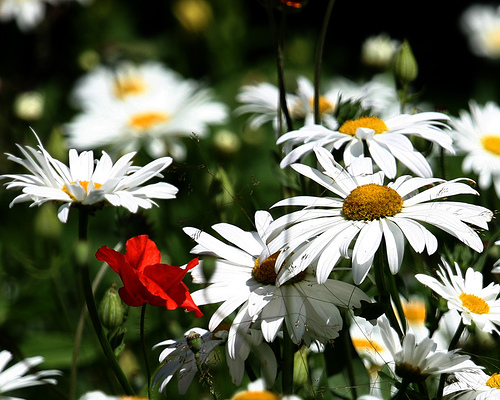
#> input picture flower_photos/daisy/102841525_bd6628ae3c.jpg, 500 x 400 px; its folder holds only this picture in this run
$ python train.py
#> lines starting #> are read from the running program, lines starting #| are printed output that depends on the picture
import os
import joblib
import numpy as np

from PIL import Image

from sklearn.model_selection import train_test_split
from sklearn.decomposition import PCA
from sklearn.svm import SVC
from sklearn.pipeline import Pipeline
from sklearn.metrics import (
    accuracy_score,
    classification_report,
    confusion_matrix
)

# =====================================================
# CONFIGURATION
# =====================================================

DATASET_PATH = "flower_photos"

IMAGE_SIZE = (64, 64)

MODEL_OUTPUT_PATH = "model/image_classifier.pkl"

PCA_COMPONENTS = 150

RANDOM_STATE = 42

SUPPORTED_EXTENSIONS = (
    ".jpg",
    ".jpeg",
    ".png",
    ".bmp",
    ".webp"
)

# =====================================================
# LOAD DATASET
# =====================================================

def load_dataset(dataset_path):

#> called with dataset_path = 'flower_photos'
    X = []
    y = []

    categories = sorted(
        [
            folder
            for folder in os.listdir(dataset_path)
            if os.path.isdir(
                os.path.join(dataset_path, folder)
            )
        ]
    )

    if len(categories) < 2:
        raise Exception(
            "Dataset must contain at least two class folders."
        )

    print("\nClasses Found:")
    print(categories)

    label_mapping = {}

    for label, category in enumerate(categories):

        label_mapping[label] = category

        category_path = os.path.join(
            dataset_path,
            category
        )

        print(f"\nLoading {category}...")

        image_count = 0

        for file_name in os.listdir(category_path):

            if not file_name.lower().endswith(
                SUPPORTED_EXTENSIONS
            ):
                continue

            image_path = os.path.join(
                category_path,
                file_name
            )

            try:

                img = Image.open(image_path)
#> img is the input picture: PIL image 500x400 RGB; mean R, G, B 97.7, 100.2, 79.7

                img = img.convert("RGB")

                img = img.resize(
                    IMAGE_SIZE
                )
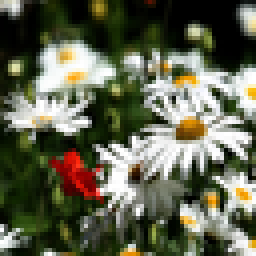
#> img: PIL image 64x64 RGB (shown 4 times larger); mean R, G, B 97.6, 100.1, 79.6

                img_array = np.array(
                    img,
                    dtype=np.float32
                )

                feature_vector = img_array.flatten()
#> feature_vector = 12288 values, max 255 at index 2982, min 0 at index 50, mean 92.42

                X.append(feature_vector)

                y.append(label)

                image_count += 1

            except Exception as e:

                print(
                    f"Skipping {image_path}"
                )

                print(e)

        print(
            f"{image_count} images loaded."
        )
#> pass 2 of the loop in load_dataset, `for label, category in enumerate(categories):`:
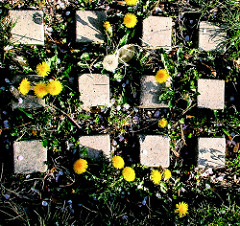
#> input picture flower_photos/dandelion/129019877_8eea2978ca_m.jpg, 240 x 226 px
#> in load_dataset, img is the input picture: PIL image 240x226 RGB; mean R, G, B 81.7, 83, 62.3
#> in load_dataset, `img = img.resize( IMAGE_SIZE )`:
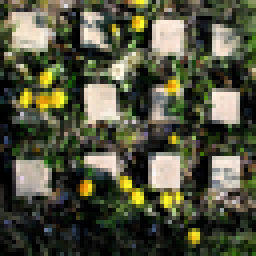
#> img: PIL image 64x64 RGB (shown 4 times larger); mean R, G, B 81.8, 83.1, 62.4
#> feature_vector = 12288 values, max 255 at index 1065, min 0 at index 282, mean 75.78

    return (
        np.array(X),
        np.array(y),
        label_mapping
    )

# =====================================================
# MAIN TRAINING
# =====================================================

def main():

    print("=" * 60)
    print("FLOWER IMAGE CLASSIFICATION TRAINING")
    print("=" * 60)

    # ---------------------------------------------
    # LOAD DATASET
    # ---------------------------------------------

    X, y, label_mapping = load_dataset(
        DATASET_PATH
    )
#> y = [0, 1]; label_mapping = {0: 'daisy', 1: 'dandelion'}

    print("\nDataset Loaded Successfully")

    print(
        f"Total Samples: {len(X)}"
    )
#| Total Samples: 2

    print(
        f"Feature Dimension: {X.shape[1]}"
    )
#| Feature Dimension: 12288

    # ---------------------------------------------
    # TRAIN TEST SPLIT
    # ---------------------------------------------

    X_train, X_test, y_train, y_test = (
#> (the run stopped early here; a loop or call above may not have finished)
